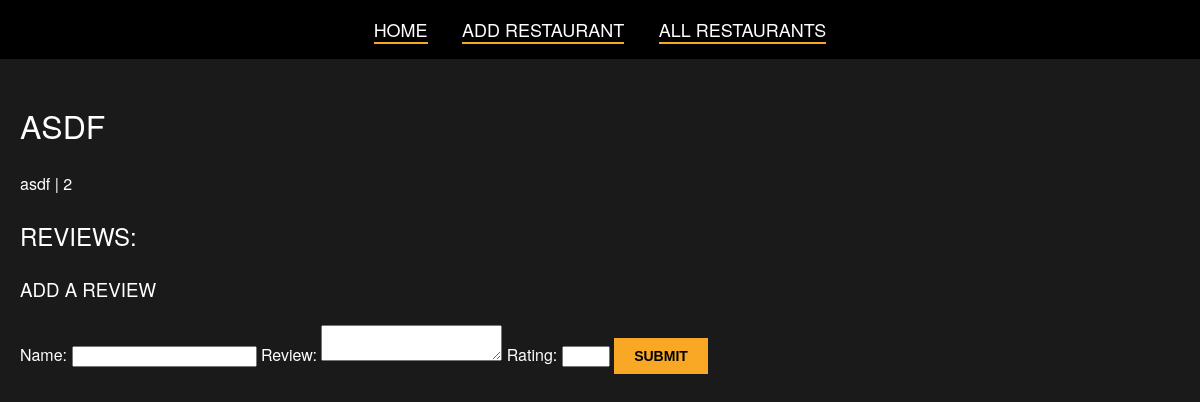
Page /restaurants/2 on the committed database.
### app.py (models this page shows)
class Restaurant(db.Model):
    id = db.Column(db.Integer, primary_key=True)
    name = db.Column(db.String(100), nullable=False)
    location = db.Column(db.String(100), nullable=False)
    cuisine_type = db.Column(db.String(50), nullable=False)
    rating = db.Column(db.Float)

### app.py (the view, shortened to what this page needs)
@app.route('/restaurants/<int:id>', methods=['GET', 'POST'])
def restaurant_detail(id):
    restaurant = Restaurant.query.get_or_404(id)
    reviews = Review.query.filter_by(restaurant_id=id).all()
    return render_template('steder_detalj.html', restaurant=restaurant, reviews=reviews)

### templates/steder_detalj.html (shortened to what this page needs)
<head>
    <link rel="stylesheet" href="{{ url_for('static', filename='styles.css') }}">
</head>
<body>
    <div class="navbar">
        <a href="/">Home</a>
        <a href="/add">Add Restaurant</a>
        <a href="/restaurants">All Restaurants</a>
    </div>
<div class="container">
<h1>{{ restaurant.name }}</h1>
<p>{{ restaurant.location }} | {{ restaurant.cuisine_type }}</p>
<h2>Reviews:</h2>
<h3>Add a Review</h3>
<form method="POST">
    <label for="user">Name:</label>
    <input type="text" name="user" required>
    <label for="comment">Review:</label>
    <textarea name="comment" required></textarea>
    <label for="rating">Rating:</label>
    <input type="number" name="rating" min="1" max="5" required>
    <button type="submit">Submit</button>
</form>
</div>
</body>

### static/styles.css (style rules this page uses)
body { background-color: #1a1a1a; color: #ffffff; font-family: 'Helvetica Neue', Arial, sans-serif; margin: 0; padding: 0; line-height: 1.6; }
a { color: #ffffff; text-decoration: none; border-bottom: 2px solid #f9a825; }
h1, h2, h3 { font-family: 'Helvetica Neue', Arial, sans-serif; font-weight: 300; margin-bottom: 20px; text-transform: uppercase; }
.container { padding: 20px; max-width: 1200px; margin: 0 auto; }
.navbar { background-color: #000000; padding: 15px 0; text-align: center; }
.navbar a { font-size: 18px; color: #ffffff; margin: 0 15px; text-transform: uppercase; }
button { background-color: #f9a825; color: #000; border: none; padding: 10px 20px; cursor: pointer; font-size: 14px; text-transform: uppercase; font-weight: bold; }

### rows in the picture
Restaurant: name "ASDF", location "asdf", cuisine_type "2"
